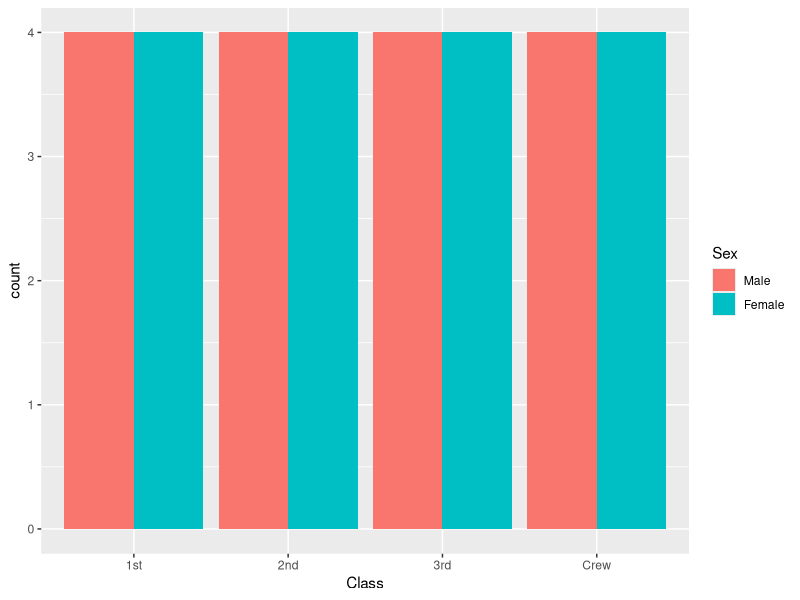
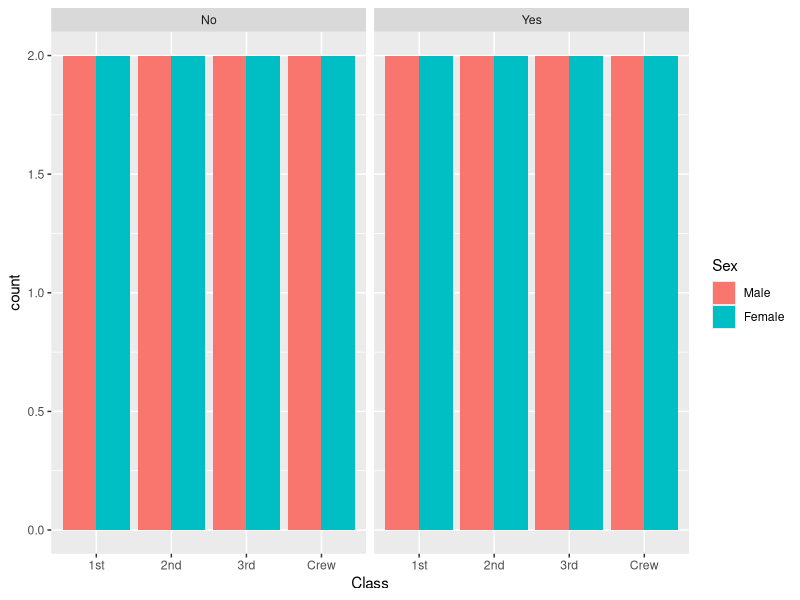
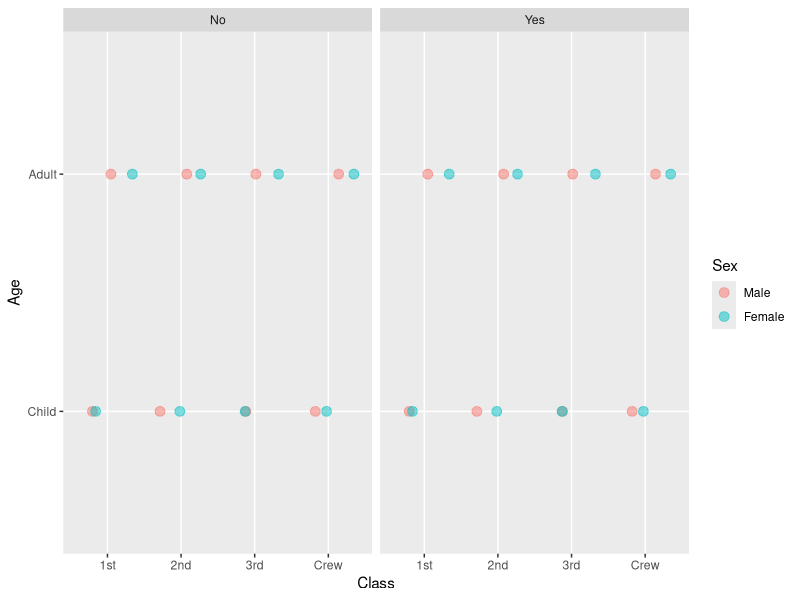

The R source for these figures, in order:
## ---- chunk 1
knitr::opts_chunk$set(echo = TRUE)
## ---- chunk 2
# 1 - Check the structure of titanic
str(Titanic)
## ---- chunk 3
# 2 - Use ggplot() for the first instruction
library(ggplot2)
TitanicDF <-as.data.frame(Titanic)
TitanicDF
ggplot(TitanicDF, aes(x = Class, fill = Sex)) + geom_bar(position = "dodge")
## ---- chunk 4
# 3 - Plot 2, add facet_grid() layer
ggplot(TitanicDF, aes(x = Class, fill = Sex)) + 
  geom_bar(position = "dodge") + 
  facet_grid(. ~ Survived)

## ---- chunk 5
# 4 - Define an object for position jitterdodge, to use below
posn.jd <- position_jitterdodge(0.5, 0, 0.6)
# 5 - Plot 3, but use the position object from instruction 4
ggplot(TitanicDF, aes(x = Class,y = Age, col = Sex)) + 
  geom_point(size=3,alpha=0.5,position=posn.jd) +
  facet_grid(.~Survived)
